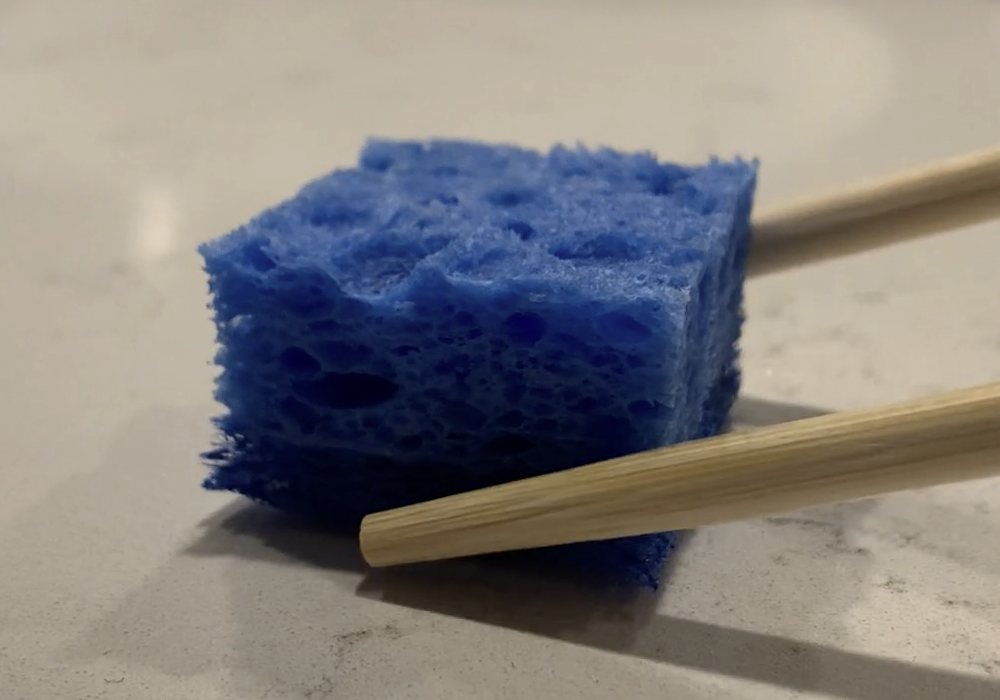
#> input picture frame1.png, 1000 x 700 px
$ python basic-flow.py
#> lines starting #> are read from the running program, lines starting #| are printed output that depends on the picture; after the words box and inside, x2 and y2 are one past the last pixel; in counts of white or black regions, pixels touching at a corner belong together
import cv2
import numpy as np

def draw_flow(image, flow, step=16):
    h, w = image.shape[:2]
    y, x = np.mgrid[step/2:h:step, step/2:w:step].reshape(2, -1).astype(int)
    fx, fy = flow[y, x].T
    lines = np.vstack([x, y, x+fx, y+fy]).T.reshape(-1, 2, 2)
    lines = np.int32(lines + 0.5)
    vis = cv2.cvtColor(image, cv2.COLOR_GRAY2BGR)
    cv2.polylines(vis, lines, 0, (0, 255, 0))
    for (x1, y1), (_, _) in lines:
        cv2.circle(vis, (x1, y1), 1, (0, 255, 0), -1)
    return vis

def main():
    # Load two consecutive frames
    frame1 = cv2.imread("frame1.png", cv2.IMREAD_GRAYSCALE)
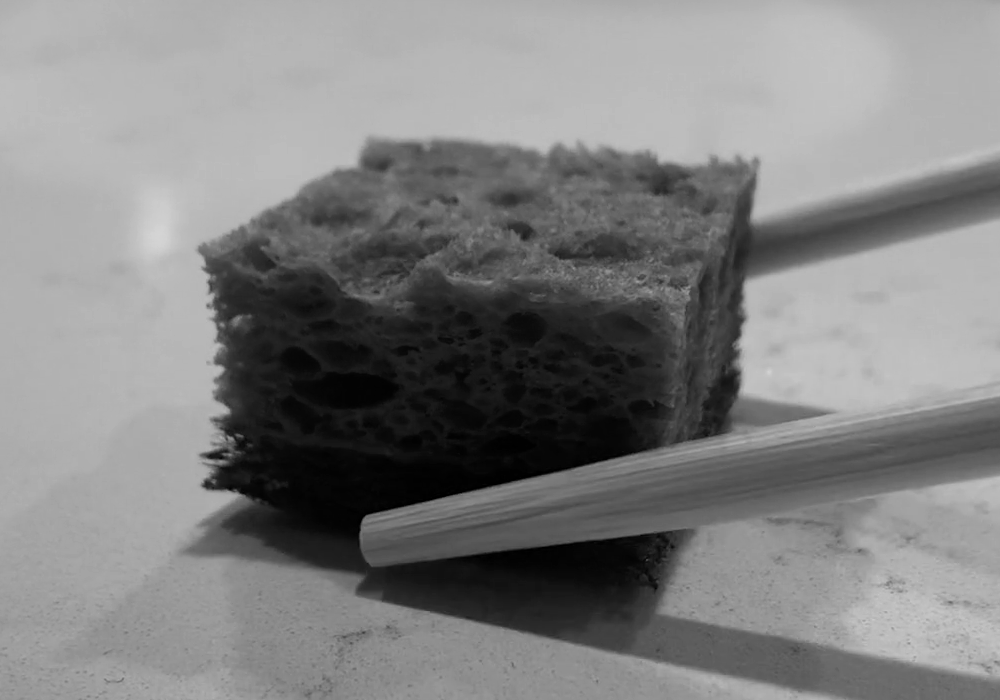
#> frame1: shape (700, 1000); min 0, max 213, mean 128.8
    frame2 = cv2.imread("frame2.png", cv2.IMREAD_GRAYSCALE)
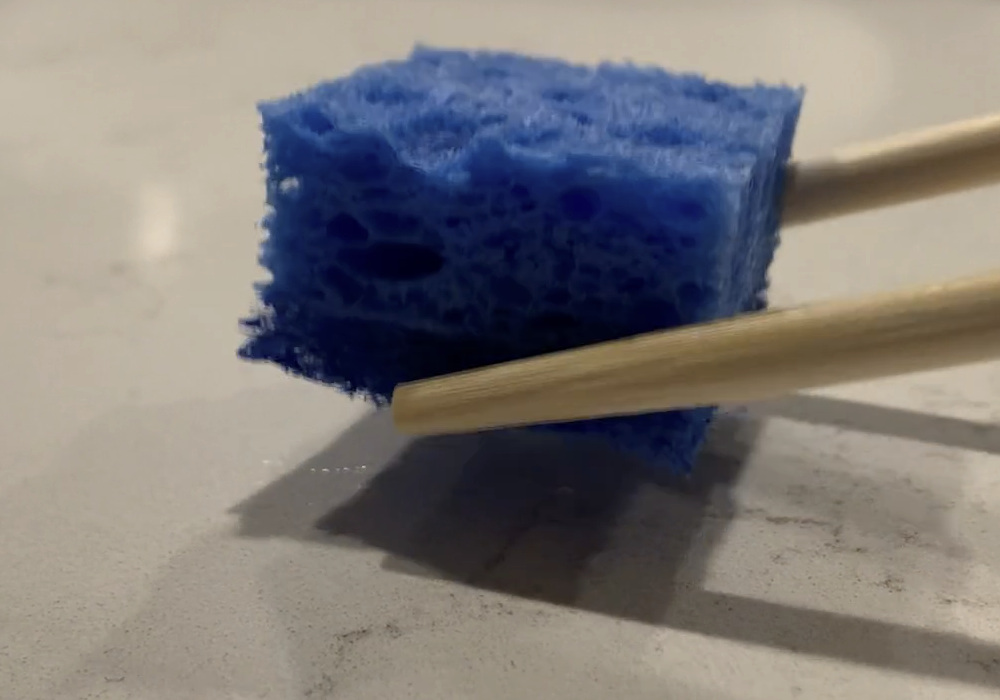
#> input picture frame2.png, 1000 x 700 px
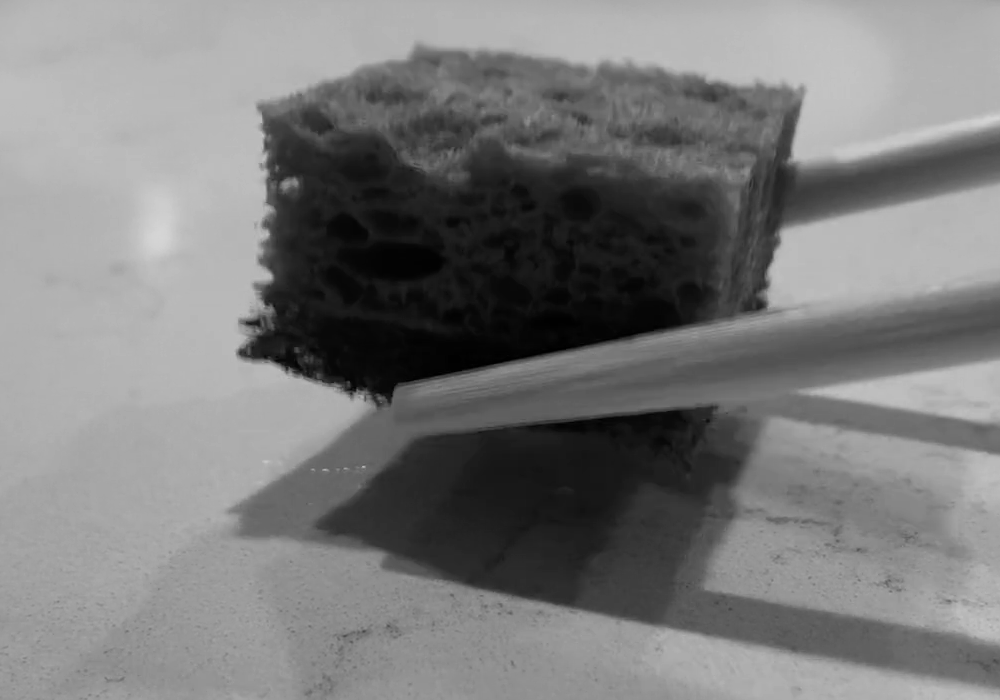
#> frame2: shape (700, 1000); min 0, max 213, mean 122.8

    # Calculate optical flow
    flow = cv2.calcOpticalFlowFarneback(frame1, frame2, None, 0.5, 3, 15, 3, 5, 1.2, 0)

    # Draw the optical flow on the second frame
    flow_image = draw_flow(frame2, flow)
#> in draw_flow, `fx, fy = flow[y, x].T`: fx = 2728 values, max 111.2 at index 1948, min -110.9 at index 1170, mean 2.02; fy = 2728 values, max 28.35 at index 1831, min -61.8 at index 852, mean -2.18
#> in draw_flow, `cv2.polylines(vis, lines, 0, (0, 255, 0))`:
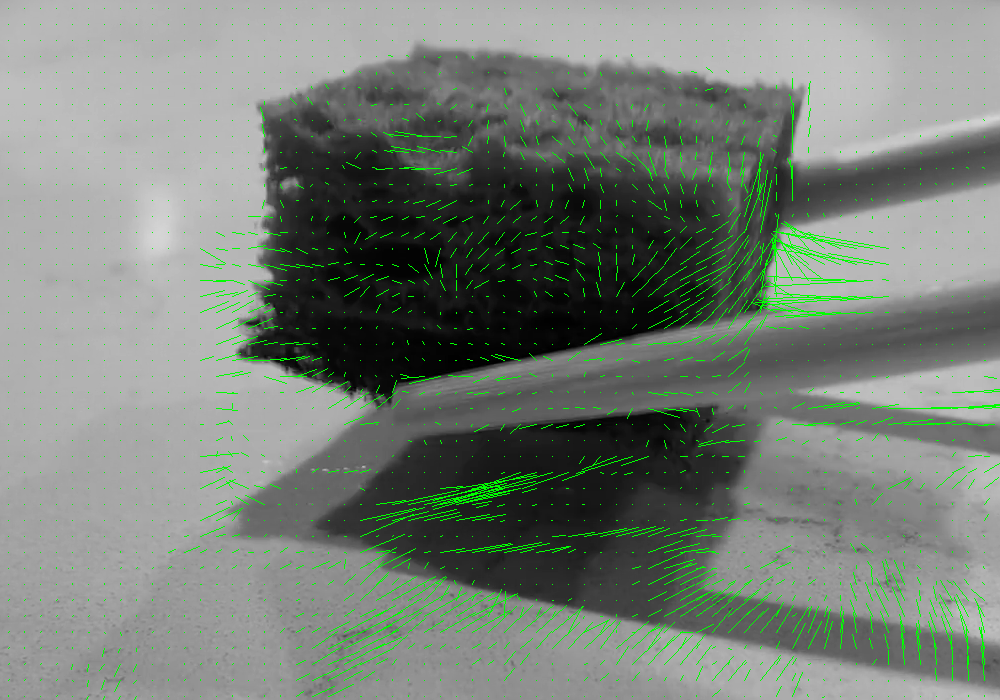
#> vis: shape (700, 1000, 3); mean B, G, R 119.7, 127.2, 119.7
#> the loop in draw_flow, `for (x1, y1), (_, _) in lines:` made 2728 passes
#> x1 on passes 1 to 3: 8, 24, 40
#> after the loop in draw_flow, `for (x1, y1), (_, _) in lines:`:
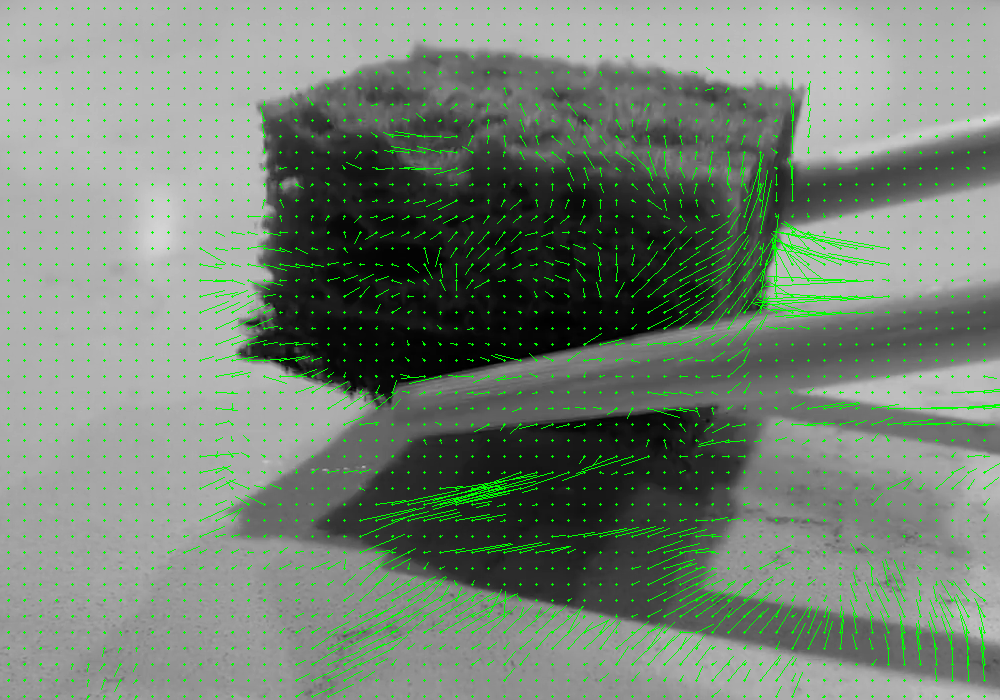
#> vis: shape (700, 1000, 3); 1.4% of pixels changed, all inside (x1, y1, x2, y2) = (7, 7, 986, 698)

    # Save the optical flow image
    cv2.imwrite("optical_flow.png", flow_image)

if __name__ == "__main__":
    main()
